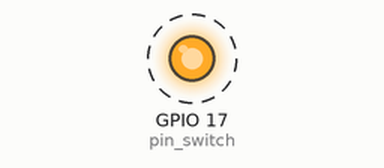
The program below on a simulated Raspberry Pi (BCM pin numbers). Shown: output pins drawn as LEDs (lit = HIGH). Dashed ring = blinking. What the program prints to the terminal is not drawn.

Above: at 0.2 s.
Timing chart, 0 to 3.0 s (numbered marks = the images above):
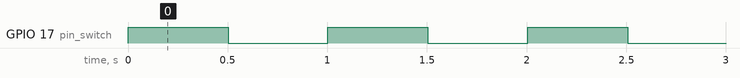

Measured:
- by itself, GPIO 17 (pin_switch): alternates HIGH for 0.50 s and LOW for 0.50 s

The program:

04relay.py
```python
# --coding:utf-8--
"""
@author:marble
@file:04relay.py
@date:2021/8/24
继电器实验
"""
import time

import RPi.GPIO as GPIO

pin_switch = 17


class Switch:
    def __init__(self, pin_switch, *, initial=GPIO.LOW, mode=GPIO.BCM):
        self.pin_switch = pin_switch
        self.mode = mode
        self.initial = initial
        GPIO.setmode(self.mode)
        GPIO.setup(self.pin_switch, GPIO.OUT, initial=self.initial)

    def on(self):
        GPIO.output(self.pin_switch, GPIO.HIGH)

    def off(self):
        GPIO.output(self.pin_switch, GPIO.LOW)

    def switchstate(self):
        if self.state() == GPIO.LOW:
            self.on()
        else:
            self.off()

    def state(self):
        st = GPIO.input(self.pin_switch)
        print('state:', st)
        return st

    def cleanup(self):
        self.off()
        GPIO.cleanup(self.pin_switch)

    def __enter__(self):
        # print('with enter')
        return self

    def __exit__(self, exc_type, exc_val, exc_tb):
        # print('with exit')
        self.cleanup()


if __name__ == '__main__':
    with Switch(pin_switch) as sw:
        while True:
            sw.switchstate()
            sw.state()
            print('-'*80)
            time.sleep(0.5)
```
